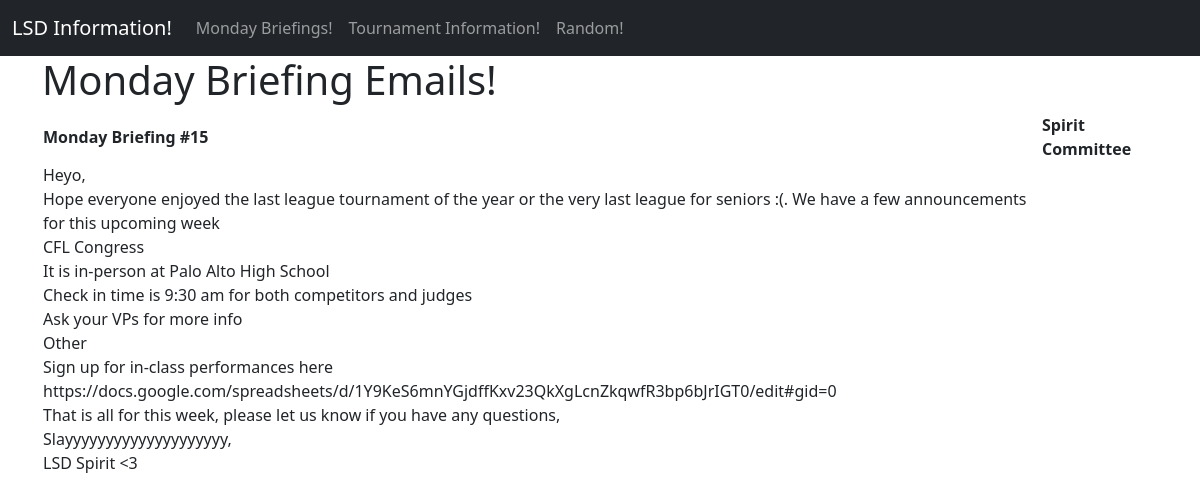
The app's page /monday_briefing, older data.
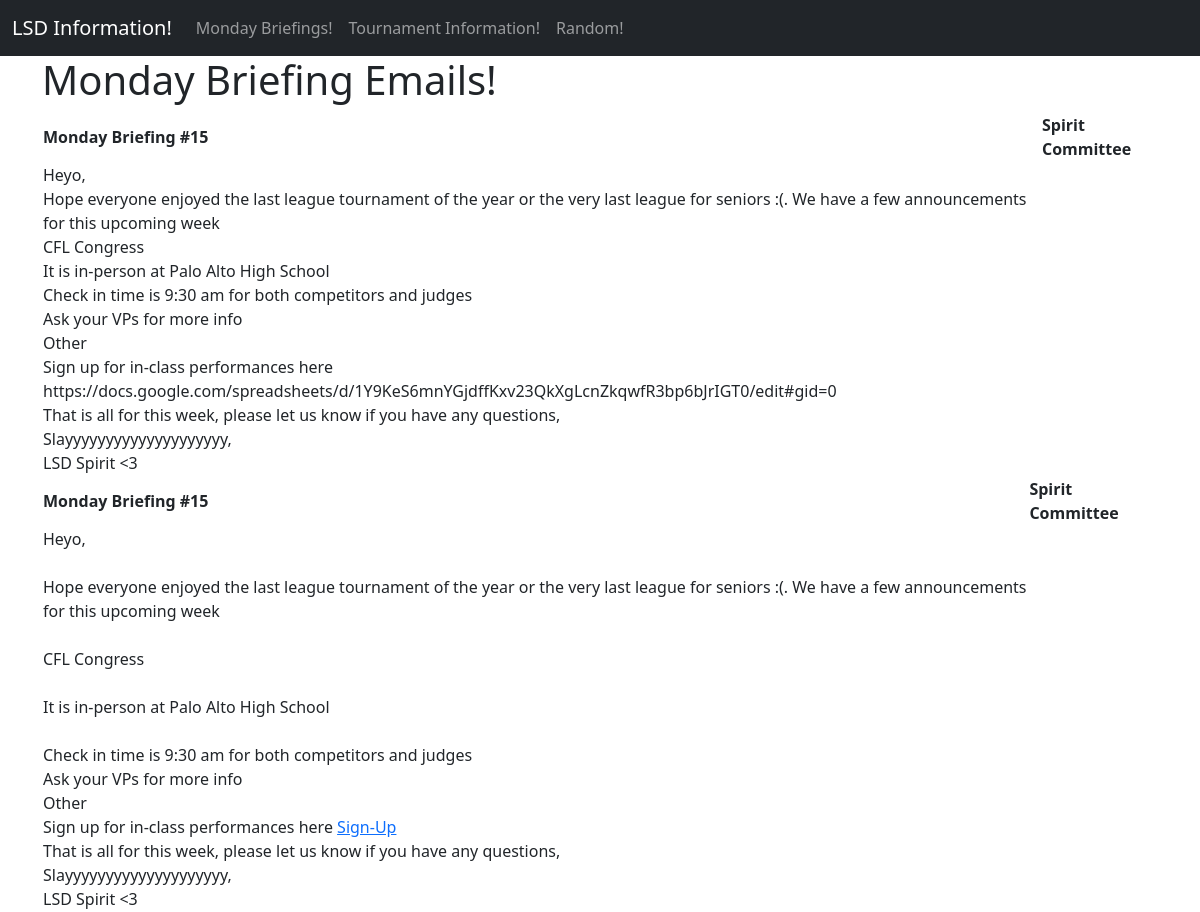
The same page, newer data.
### tables this page shows
CREATE TABLE monday_briefing (subject LONGTEXT, sender LONGTEXT, body LONGTEXT);

### app.py (the view)
@app.route('/monday_briefing')
def render_monday_briefings():
    conn = get_db_connection_better("Email/emails")
    monday_briefing = conn.execute('SELECT * FROM monday_briefing').fetchall()
    monday_briefing_list = []
    for m in list(monday_briefing):
        monday_briefing_list.append(list(m))
    monday_briefing = monday_briefing_list
    return render_template("extend_emails.html", emails = monday_briefing, email_type="Monday Briefing Emails!")

### app.py (called while the page is built)
def get_db_connection_better(path):
    conn = sqlite3.connect(path +'.db')
    return conn

### templates/extend_emails.html
{% extends 'emails.html' %}
{% block content %}
<h1> {{email_type}} </h1>
    {% for email in emails %}
        <div class='post'>
            <table>
                <tr>
                    <th>{{ email[0] }}</th>
                    <th>{{ email[1] }}</th>
                </tr>
                <tr>
                    <td>{{ email[2] | safe}}</th>
                </tr>
            </table>
        </div>
    {% endfor %}
{% endblock %}

Row changes from the older to the newer data that the page shows:
added monday_briefing: subject "Monday Briefing #15", sender "Spirit Committee", body "Heyo, Hope everyone enjoyed the last league tournament of the year or the very last league for seniors :(. We have a few announcements for this upcoming week CFL Congress It is in-person at Palo Alto High School Check in time is 9:30 am for both competitors and judges Ask your VPs for more info Other Sign up for in-class performances here Sign-Up That is all for this week, please let us know if you have any questions, Slayyyyyyyyyyyyyyyyyyyy, LSD Spirit <3"
